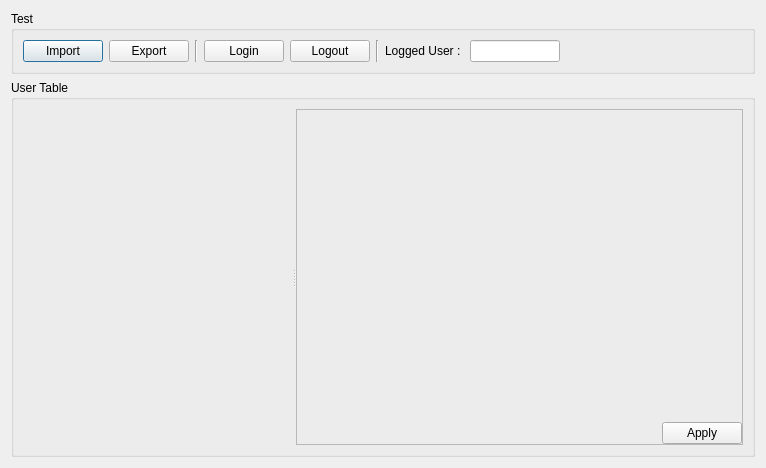
<?xml version="1.0" encoding="UTF-8"?>
<ui version="4.0">
 <class>QUaUserTableTestDialog</class>
 <widget class="QDialog" name="QUaUserTableTestDialog">
  <property name="geometry">
   <rect>
    <x>0</x>
    <y>0</y>
    <width>766</width>
    <height>468</height>
   </rect>
  </property>
  <property name="windowTitle">
   <string>Dialog</string>
  </property>
  <layout class="QVBoxLayout" name="verticalLayout">
   <item>
    <widget class="QGroupBox" name="groupBoxTest">
     <property name="sizePolicy">
      <sizepolicy hsizetype="Preferred" vsizetype="Fixed">
       <horstretch>0</horstretch>
       <verstretch>0</verstretch>
      </sizepolicy>
     </property>
     <property name="title">
      <string>Test</string>
     </property>
     <layout class="QHBoxLayout" name="horizontalLayout">
      <item>
       <widget class="QPushButton" name="pushButtonImport">
        <property name="text">
         <string>Import</string>
        </property>
       </widget>
      </item>
      <item>
       <widget class="QPushButton" name="pushButtonExport">
        <property name="text">
         <string>Export</string>
        </property>
       </widget>
      </item>
      <item>
       <widget class="Line" name="line_2">
        <property name="orientation">
         <enum>Qt::Vertical</enum>
        </property>
       </widget>
      </item>
      <item>
       <widget class="QPushButton" name="pushButtonLogin">
        <property name="text">
         <string>Login</string>
        </property>
       </widget>
      </item>
      <item>
       <widget class="QPushButton" name="pushButtonLogout">
        <property name="text">
         <string>Logout</string>
        </property>
       </widget>
      </item>
      <item>
       <widget class="Line" name="line">
        <property name="orientation">
         <enum>Qt::Vertical</enum>
        </property>
       </widget>
      </item>
      <item>
       <widget class="QLabel" name="labelCurrUser">
        <property name="text">
         <string>Logged User : </string>
        </property>
       </widget>
      </item>
      <item>
       <widget class="QLineEdit" name="lineEditLoggedUser">
        <property name="readOnly">
         <bool>true</bool>
        </property>
       </widget>
      </item>
      <item>
       <spacer name="horizontalSpacer">
        <property name="orientation">
         <enum>Qt::Horizontal</enum>
        </property>
        <property name="sizeHint" stdset="0">
         <size>
          <width>200</width>
          <height>20</height>
         </size>
        </property>
       </spacer>
      </item>
     </layout>
    </widget>
   </item>
   <item>
    <widget class="QGroupBox" name="groupBoxUserTable">
     <property name="title">
      <string>User Table</string>
     </property>
     <layout class="QHBoxLayout" name="horizontalLayout_2">
      <item>
       <widget class="QSplitter" name="splitter">
        <property name="orientation">
         <enum>Qt::Horizontal</enum>
        </property>
        <widget class="QUaUserTable" name="widgetUserTable" native="true"/>
        <widget class="QFrame" name="frameWidgetEdit">
         <property name="frameShape">
          <enum>QFrame::StyledPanel</enum>
         </property>
         <property name="frameShadow">
          <enum>QFrame::Raised</enum>
         </property>
         <layout class="QGridLayout" name="gridLayout">
          <property name="leftMargin">
           <number>0</number>
          </property>
          <property name="topMargin">
           <number>0</number>
          </property>
          <property name="rightMargin">
           <number>0</number>
          </property>
          <property name="bottomMargin">
           <number>0</number>
          </property>
          <item row="0" column="0" colspan="2">
           <widget class="QUaUserWidgetEdit" name="widgetUserEdit" native="true"/>
          </item>
          <item row="1" column="0">
           <spacer name="horizontalSpacer_2">
            <property name="orientation">
             <enum>Qt::Horizontal</enum>
            </property>
            <property name="sizeHint" stdset="0">
             <size>
              <width>78</width>
              <height>20</height>
             </size>
            </property>
           </spacer>
          </item>
          <item row="1" column="1">
           <widget class="QPushButton" name="pushButtonApply">
            <property name="text">
             <string>Apply</string>
            </property>
           </widget>
          </item>
         </layout>
        </widget>
       </widget>
      </item>
     </layout>
    </widget>
   </item>
  </layout>
 </widget>
 <customwidgets>
  <customwidget>
   <class>QUaUserTable</class>
   <extends>QWidget</extends>
   <header location="global">QUaUserTable</header>
   <container>1</container>
  </customwidget>
  <customwidget>
   <class>QUaUserWidgetEdit</class>
   <extends>QWidget</extends>
   <header location="global">QUaUserWidgetEdit</header>
   <container>1</container>
  </customwidget>
 </customwidgets>
 <resources/>
 <connections/>
</ui>
